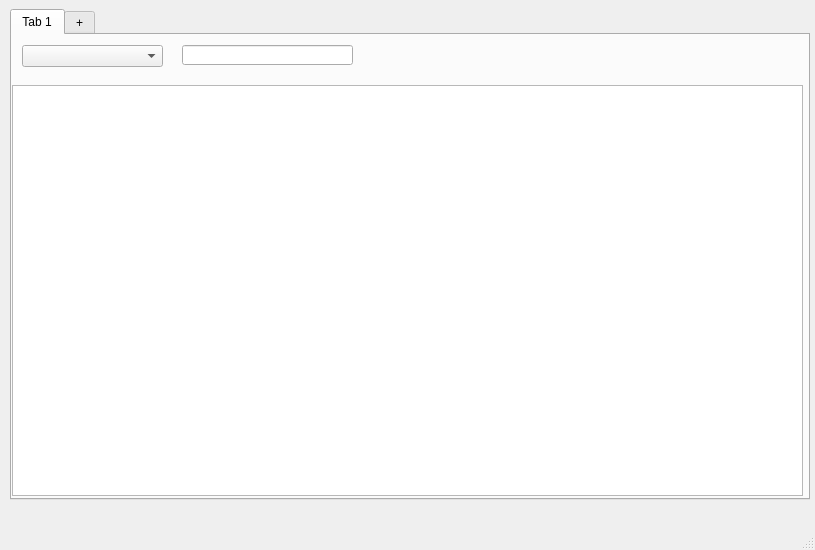
<?xml version="1.0" encoding="UTF-8"?>
<ui version="4.0">
 <class>MainWindow</class>
 <widget class="QMainWindow" name="MainWindow">
  <property name="geometry">
   <rect>
    <x>0</x>
    <y>0</y>
    <width>815</width>
    <height>550</height>
   </rect>
  </property>
  <property name="windowTitle">
   <string>MainWindow</string>
  </property>
  <widget class="QWidget" name="centralwidget">
   <widget class="QTabWidget" name="tabWidget">
    <property name="geometry">
     <rect>
      <x>10</x>
      <y>9</y>
      <width>800</width>
      <height>491</height>
     </rect>
    </property>
    <property name="currentIndex">
     <number>0</number>
    </property>
    <widget class="QWidget" name="tab">
     <attribute name="title">
      <string>Tab 1</string>
     </attribute>
     <widget class="QListWidget" name="listWidget">
      <property name="geometry">
       <rect>
        <x>0</x>
        <y>50</y>
        <width>791</width>
        <height>411</height>
       </rect>
      </property>
     </widget>
     <widget class="QComboBox" name="criteria_list">
      <property name="geometry">
       <rect>
        <x>10</x>
        <y>10</y>
        <width>141</width>
        <height>22</height>
       </rect>
      </property>
     </widget>
     <widget class="QLineEdit" name="request_field">
      <property name="geometry">
       <rect>
        <x>170</x>
        <y>10</y>
        <width>171</width>
        <height>20</height>
       </rect>
      </property>
     </widget>
    </widget>
    <widget class="QWidget" name="tab_2">
     <attribute name="title">
      <string>+</string>
     </attribute>
     <widget class="QWidget" name="horizontalLayoutWidget">
      <property name="geometry">
       <rect>
        <x>0</x>
        <y>0</y>
        <width>791</width>
        <height>71</height>
       </rect>
      </property>
      <layout class="QHBoxLayout" name="horizontalLayout">
       <item>
        <widget class="QLabel" name="label_3">
         <property name="text">
          <string>Страна:</string>
         </property>
        </widget>
       </item>
       <item>
        <widget class="QComboBox" name="country_box"/>
       </item>
       <item>
        <widget class="QLabel" name="label">
         <property name="text">
          <string>Город:</string>
         </property>
        </widget>
       </item>
       <item>
        <widget class="QComboBox" name="city_box"/>
       </item>
       <item>
        <widget class="QLabel" name="label_2">
         <property name="text">
          <string>Улица:</string>
         </property>
        </widget>
       </item>
       <item>
        <widget class="QComboBox" name="street_box"/>
       </item>
      </layout>
     </widget>
     <widget class="QTableWidget" name="tableWidget_2">
      <property name="geometry">
       <rect>
        <x>0</x>
        <y>70</y>
        <width>791</width>
        <height>381</height>
       </rect>
      </property>
     </widget>
    </widget>
   </widget>
  </widget>
  <widget class="QMenuBar" name="menubar">
   <property name="geometry">
    <rect>
     <x>0</x>
     <y>0</y>
     <width>815</width>
     <height>21</height>
    </rect>
   </property>
  </widget>
  <widget class="QStatusBar" name="statusbar"/>
 </widget>
 <resources/>
 <connections/>
</ui>
